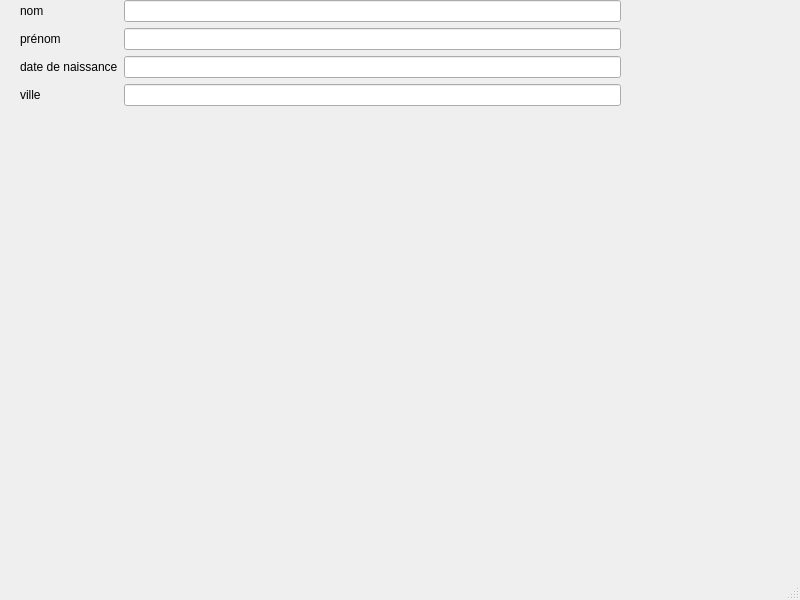
<?xml version="1.0" encoding="UTF-8"?>
<ui version="4.0">
 <class>ihm</class>
 <widget class="QMainWindow" name="ihm">
  <property name="geometry">
   <rect>
    <x>0</x>
    <y>0</y>
    <width>800</width>
    <height>600</height>
   </rect>
  </property>
  <property name="windowTitle">
   <string>MainWindow</string>
  </property>
  <widget class="QWidget" name="centralwidget">
   <widget class="QWidget" name="formLayoutWidget">
    <property name="geometry">
     <rect>
      <x>20</x>
      <y>0</y>
      <width>601</width>
      <height>141</height>
     </rect>
    </property>
    <layout class="QFormLayout" name="formLayout">
     <item row="0" column="0">
      <widget class="QLabel" name="nomLabel">
       <property name="text">
        <string>nom</string>
       </property>
      </widget>
     </item>
     <item row="0" column="1">
      <widget class="QLineEdit" name="nomLineEdit"/>
     </item>
     <item row="1" column="0">
      <widget class="QLabel" name="prNomLabel">
       <property name="text">
        <string>prénom</string>
       </property>
      </widget>
     </item>
     <item row="1" column="1">
      <widget class="QLineEdit" name="prNomLineEdit"/>
     </item>
     <item row="2" column="0">
      <widget class="QLabel" name="dateDeNaissanceLabel">
       <property name="text">
        <string>date de naissance</string>
       </property>
      </widget>
     </item>
     <item row="2" column="1">
      <widget class="QLineEdit" name="dateDeNaissanceLineEdit"/>
     </item>
     <item row="3" column="0">
      <widget class="QLabel" name="villeLabel">
       <property name="text">
        <string>ville</string>
       </property>
      </widget>
     </item>
     <item row="3" column="1">
      <widget class="QLineEdit" name="villeLineEdit"/>
     </item>
    </layout>
   </widget>
  </widget>
  <widget class="QMenuBar" name="menubar">
   <property name="geometry">
    <rect>
     <x>0</x>
     <y>0</y>
     <width>800</width>
     <height>22</height>
    </rect>
   </property>
  </widget>
  <widget class="QStatusBar" name="statusbar"/>
 </widget>
 <resources/>
 <connections/>
</ui>
